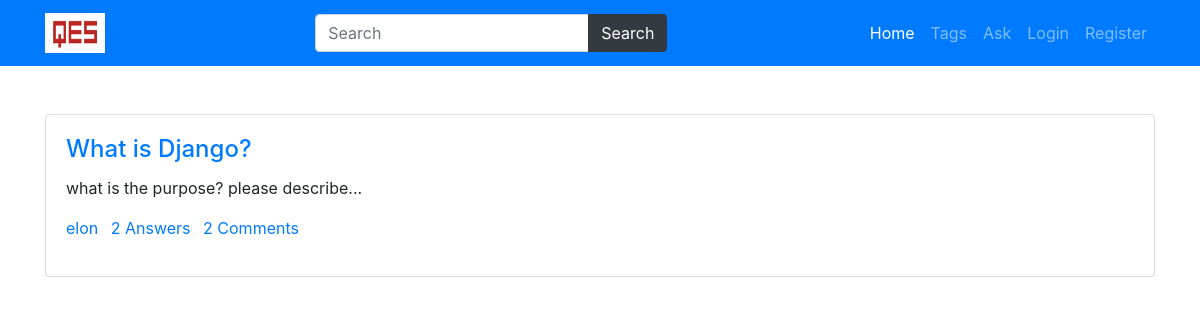
The app's page /tag/django with its own data.
### main/models.py (models this page shows, shortened)
class Question(models.Model):
    user=models.ForeignKey(User,on_delete=models.CASCADE)
    title=models.CharField(max_length=300)
    detail=models.TextField()
    tags=models.TextField(default='')
    add_time=models.DateTimeField(auto_now_add=True)

### main/views.py (the view)
# urls.py: path('tag/<str:tag>',views.tag,name='tag'),
def tag(request,tag):
    quests=Question.objects.annotate(total_comments=Count('answer__comment')).filter(tags__icontains=tag).order_by('-id')
    paginator=Paginator(quests,3)
    page_num=request.GET.get('page',1)
    quests=paginator.page(page_num)
    return render(request,'tag.html',{'quests':quests,'tag':tag})

### main/templates/tag.html (shortened to what this page needs)
{% extends 'base.html' %}
{% load static %}
{% load humanize %}
{% block content %}
    <div class="container py-5">
        {% for quest in quests %}
        <div class="card mb-3">
            <div class="card-body">
                <h4 class="card-title"><a href="/detail/{{quest.id}}">{{quest.title}}</a></h4>
                <p class="card-text">{{quest.detail}}</p>
                <p>
                    <a href="#" class="mr-2">{{quest.user.username}}</a>
                    <a href="#" class="mr-2">{{quest.answer_set.count}} Answers</a>
                    <a href="#" class="mr-2">{{quest.total_comments}} Comments</a>
                </p>
            </div>
        </div>
        {% endfor %}
    </div>
{% endblock %}

### records on screen
Question: title "What is Django?", detail "what is the purpose? please describe...", user.username "elon", answer_set.count "2", total_comments "2"
